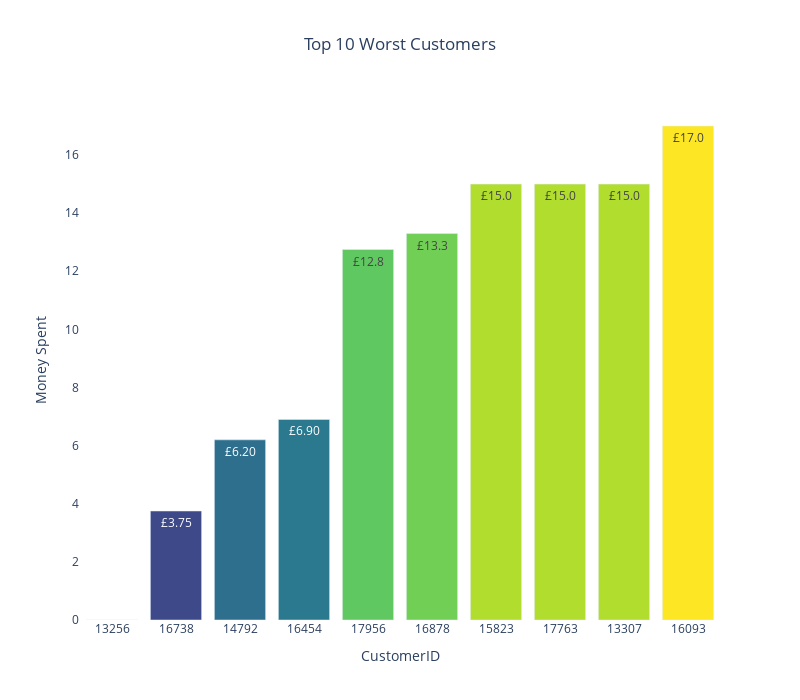

The notebook cell saved with this chart:
### Markdown cell above
## Worst Customers

### Code cell
display(df_preprocessed)
worst_customers = customers.sort_values("TotalPrice").head(10)
worst_customers
fig = go.Figure(data=[go.Bar(x=worst_customers["CustomerID"].astype(str),
                             y=worst_customers['TotalPrice'], 
                             hovertext=worst_customers["Country"],
                             marker={'color' : worst_customers['TotalPrice'],
                                     'colorscale' : 'viridis'},
                             texttemplate='£%{y:.3s}',
                             textposition='outside',
                             )])

fig.update_traces(textposition="inside")

fig.update_layout(
    title='Top 10 Worst Customers',
    title_x=0.5,
    xaxis_title='CustomerID',
    yaxis_title='Money Spent',
    plot_bgcolor='white',
    barmode='relative', # 'relative for stacked bars
    bargap=0.2, # Gap between bars
    width=800,
    height=700,
)

fig.update_xaxes(tickangle=0) # Rotates the x-axis labels

fig.show()

### Figure 1 — Plotly figure (JSON) as saved in the notebook; plotly's stock layout.template omitted (floating-point values rounded to 4 significant figures)
{"data": [{"hovertext": ["United Kingdom", "United Kingdom", "United Kingdom", "United Kingdom", "United Kingdom", "United Kingdom", "United Kingdom", "United Kingdom", "United Kingdom", "United Kingdom"], "marker": {"color": [0, 3.75, 6.2, 6.9, 12.75, 13.3, 15, 15, 15, 17], "colorscale": [[0, "#440154"], [0.1111, "#482878"], [0.2222, "#3e4989"], [0.3333, "#31688e"], [0.4444, "#26828e"], [0.5556, "#1f9e89"], [0.6667, "#35b779"], [0.7778, "#6ece58"], [0.8889, "#b5de2b"], [1, "#fde725"]]}, "textposition": "inside", "texttemplate": "£%{y:.3s}", "type": "bar", "x": ["13256", "16738", "14792", "16454", "17956", "16878", "15823", "17763", "13307", "16093"], "y": [0, 3.75, 6.2, 6.9, 12.75, 13.3, 15, 15, 15, 17]}], "layout": {"bargap": 0.2, "barmode": "relative", "height": 700, "plot_bgcolor": "white", "title": {"text": "Top 10 Worst Customers", "x": 0.5}, "width": 800, "xaxis": {"tickangle": 0, "title": {"text": "CustomerID"}}, "yaxis": {"title": {"text": "Money Spent"}}}}
